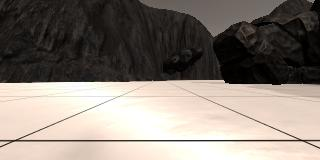
#> input picture calibration_images/example_grid1.jpg, 320 x 160 px, found by its file name
$ jupyter execute --allow-errors vision_project_walkthrough.ipynb   (older library calls are emulated)
#> lines starting #> are read from the running program, lines starting #| are printed output that depends on the picture; after the words box and inside, x2 and y2 are one past the last pixel; in counts of white or black regions, pixels touching at a corner belong together
[cell 1]
import cv2
import numpy as np
import matplotlib.image as mpimg
import matplotlib.pyplot as plt
import glob
import scipy.misc

[cell 2]
path = "../test_dataset/IMG/*"
img_list = glob.glob(path)
#> (the rest of this cell did not finish here and is left out)

[cell 3]
example_grid = "../calibration_images/example_grid1.jpg"
example_rock = "../calibration_images/example_rock1.jpg"

grid_img = mpimg.imread(example_grid)
#> grid_img is the input picture: shape (160, 320, 3); mean R, G, B 135.1, 126.3, 118.3
rock_img = mpimg.imread(example_rock)
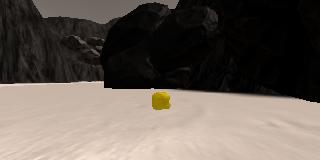
#> input picture calibration_images/example_rock1.jpg, 320 x 160 px, found by its file name
#> rock_img is the input picture: shape (160, 320, 3); mean R, G, B 102.3, 93, 85.2

fig = plt.figure(figsize=(12,3))
plt.subplot(121)
plt.imshow(grid_img)
plt.subplot(122)
plt.imshow(rock_img)
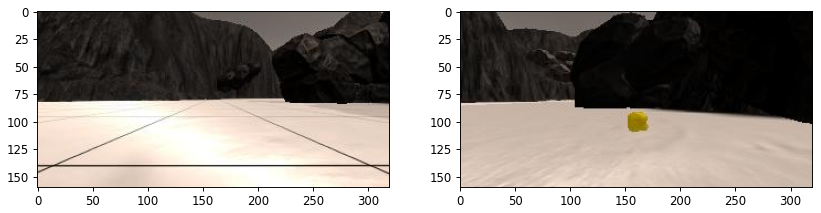
#> figure drawn by matplotlib, 2 panels

[cell 4]
def perspect_transform(img,src,dst):
    M = cv2.getPerspectiveTransform(src,dst)
    warped = cv2.warpPerspective(img,M,(img.shape[1], img.shape[0]))
    return warped

dst_size = 3
bottom_offset = 5
source = np.float32([[20,137],
                     [300,137],
                     [200,95],
                     [120,95]])

destination = np.float32([[grid_img.shape[1]/2 - dst_size, grid_img.shape[0] - bottom_offset],
                     [grid_img.shape[1]/2 + dst_size,grid_img.shape[0] - bottom_offset],
                     [grid_img.shape[1]/2 + dst_size,grid_img.shape[0] -2*dst_size- bottom_offset],
                     [grid_img.shape[1]/2 - dst_size,grid_img.shape[0] -2*dst_size- bottom_offset]])

warped = perspect_transform(rock_img,source,destination)
#> in perspect_transform, `warped = cv2.warpPerspective(img,M,(img.shape[1], img.shape[0]))`:
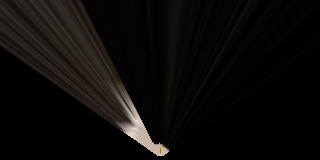
#> warped: shape (160, 320, 3); mean R, G, B 12.1, 10.4, 9.1
plt.imshow(warped)

[cell 5]
def color_thresh(img, rgb_thresh=(160, 160, 160)):
    # Create an array of zeros same xy size as img, but single channel
    color_select = np.zeros_like(img[:,:,0])
    # Require that each pixel be above all three threshold values in RGB
    # above_thresh will now contain a boolean array with "True"
    # where threshold was met
    above_thresh = (img[:,:,0] > rgb_thresh[0]) \
                & (img[:,:,1] > rgb_thresh[1]) \
                & (img[:,:,2] > rgb_thresh[2])
    # Index the array of zeros with the boolean array and set to 1
    color_select[above_thresh] = 1
    # Return the binary image
    return color_select

threshold = color_thresh(warped)
#> in color_thresh, `above_thresh = (img[:,:,0] > rgb_thresh[0]) \ & (img[:,:,1] > rgb_thre..`:
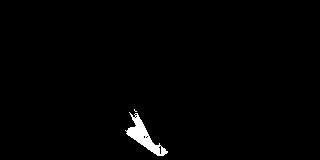
#> above_thresh: shape (160, 320) bool; 1.2% white; 2 white regions (1 under 20 px), largest, box (x1, y1, x2, y2) and area: (125, 112, 168, 156) 587
plt.imshow(threshold,cmap="gray")
